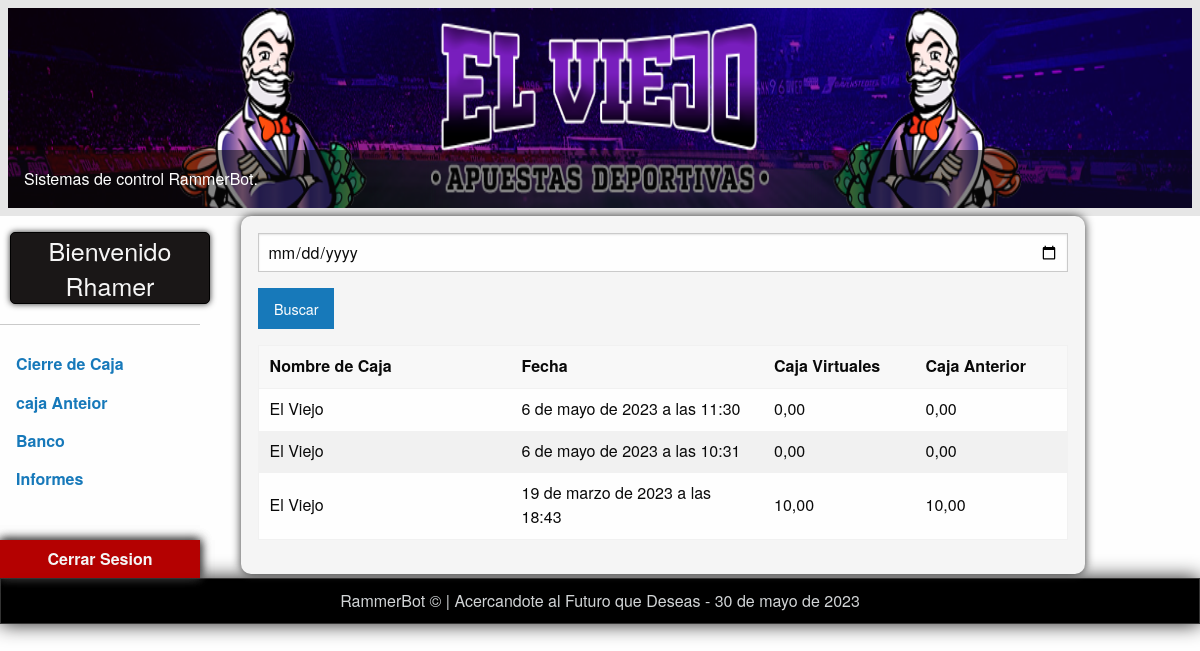
Before: /date/ (signed in) with the older database file.
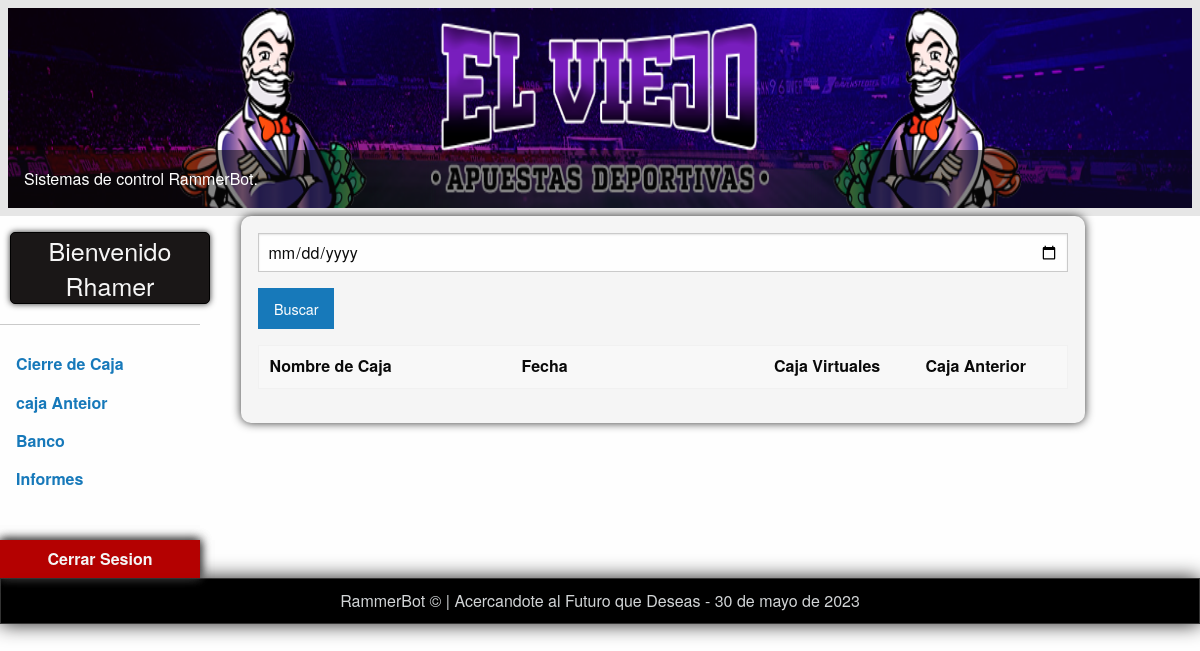
After: the same page with the newer database file.
### applications/users/models.py (models this page shows, shortened)
class User(AbstractBaseUser, PermissionsMixin):
    username = models.CharField('Usuario', max_length=20, unique=True)
    email = models.EmailField('Correo', unique=True)
    name = models.CharField("Nombre", max_length=30)
    last_name = models.CharField("Apellido", max_length=30)
    is_staff = models.BooleanField(default=True)
    is_active = models.BooleanField(default=True)
    objects = UserManager()
    USERNAME_FIELD = 'username'
    REQUIRED_FIELDS = ['email', 'name', 'last_name']
    class Meta:
        verbose_name = "Usuario"
        verbose_name_plural = "Usuarios"
    def __str__(self):
        return self.username

### applications/caja/models.py (models this page shows, shortened)
class Caja(TimeStampedModel):
    user = models.ForeignKey(User, on_delete=models.CASCADE)
    nombre_caja = models.ForeignKey(Sucursales, on_delete=models.CASCADE)
    tinbet = models.DecimalField("Timbet", max_digits=10, decimal_places=2, default=0.0)
    betgana = models.DecimalField("Betgana", max_digits=10, decimal_places=2, default=0.0)
    golden = models.DecimalField("Golden", max_digits=10, decimal_places=2, default=0.0)
    soft = models.DecimalField("Soft", max_digits=10, decimal_places=2, default=0.0)
    caballos_uh1 = models.DecimalField("Caballo UH1", max_digits=10, decimal_places=2, default=0.0)
    caballos_uh2 = models.DecimalField("Caballo UH2", max_digits=10, decimal_places=2, default=0.0)
    caballos_peruvian = models.DecimalField("Caballo Peruvian", max_digits=10, decimal_places=2, default=0.0)
    mesa = models.DecimalField("Mesa", max_digits=10, decimal_places=2, default=0.0)
    """Egresos"""
    yapes = models.DecimalField("Yapes", max_digits=10, decimal_places=2, default=0.0)
    pos = models.DecimalField("POS", max_digits=10, decimal_places=2, default=0.0)
    pagos_tickets = models.DecimalField("Pago de Tickets", max_digits=10, decimal_places=2, default=0.0)
    gastos_generales = models.DecimalField("Gastos Generales", max_digits=10, decimal_places=2, default=0.0)
    """Ingresos"""
    cobros_tickets = models.DecimalField("Cobro de Tickets", max_digits=10, decimal_places=2, default=0.0)
    depositos = models.DecimalField("Depositos", max_digits=10, decimal_places=2, default=0.0)
    recargas = models.DecimalField("Recargas", max_digits=10, decimal_places=2, default=0.0)
    ingreso_general = models.DecimalField("Ingresos Generales", max_digits=10, decimal_places=2, default=0.0)
    """Totales"""
    efectivo = models.DecimalField("Efectivo", max_digits=10, decimal_places=2, default=0.0)
    caja_anterior = models.DecimalField("Caja Anterior", max_digits=10, decimal_places=2, default=0.0)
    caja_total = models.DecimalField("Caja Total", max_digits=10, decimal_places=2, default=0.0)
    total_sistemas = models.DecimalField("Total en Sistemas", max_digits=10, decimal_places=2, default=0.0)
    egreso_total = models.DecimalField("Egresos", max_digits=10, decimal_places=2, default=0.0)
    ingreso_total = models.DecimalField("Ingresos", max_digits=10, decimal_places=2, default=0.0)
    total_dia = models.DecimalField("Total del Dia", max_digits=10, decimal_places=2, default=0.0)
    diferencia = models.DecimalField("Diferencia", max_digits=10, decimal_places=2, default=0.0)
    """Billetes y Monedas"""
    calabaza = models.DecimalField("Calabaza", max_digits=10, decimal_places=2, default=0.0)
    guardado = models.DecimalField("Guardado", max_digits=10, decimal_places=2, default=0.0)
    centimos = models.DecimalField("Centimos", max_digits=10, decimal_places=2, default=0.0)
    rotos = models.DecimalField("Rotos", max_digits=10, decimal_places=2, default=0.0)
    virtuales = models.DecimalField("Virtuales", max_digits=10, decimal_places=2, default=0.0)
    cobre = models.DecimalField("Cobre", max_digits=10, decimal_places=2, default=0.0)
    cien = models.DecimalField("100", max_digits=10, decimal_places=2, default=0.0)
    cincuenta = models.DecimalField("50", max_digits=10, decimal_places=2, default=0.0)
    veinte = models.DecimalField("20", max_digits=10, decimal_places=2, default=0.0)
    diez = models.DecimalField("10", max_digits=10, decimal_places=2, default=0.0)
    cinco = models.DecimalField("5", max_digits=10, decimal_places=2, default=0.0)
    dos = models.DecimalField("2", max_digits=10, decimal_places=2, default=0.0)
    uno = models.DecimalField("1", max_digits=10, decimal_places=2, default=0.0)
    medio = models.DecimalField("0.5", max_digits=10, decimal_places=2, default=0.0)
    observaciones = models.TextField("Observaciones", blank=True, null=True)
    objects = CajaManager()
    class Meta:
        verbose_name = "Caja"
        verbose_name_plural = "Cajas"

class Sucursales(TimeStampedModel):
    sucursal = models.CharField('Sucursal', max_length=20)
    class Meta:
        verbose_name = "Sucursal"
        verbose_name_plural = "Sucursales"
    def __str__(self):
        return self.sucursal

### applications/informes/views.py (the view)
# urls.py: path('date/', views.ListaCaja.as_view(), name="date"),
class ListaCaja(LoginRequiredMixin,ListView):
    template_name = 'informes/informe_caja.html'
    context_object_name = 'cajas'
    paginate_by =10
    login_url = 'users_app:login'
    def get_queryset(self):
        date = self.request.GET.get('date','')
        cajas = Caja.objects.caja_by_date(date)
        return cajas

### applications/caja/managers.py (called while the page is built)
    def caja_by_date(self, date):
        cajas = self.filter(created__icontains = date).order_by('-created')
        return cajas

### templates/informes/informe_caja.html (shortened to what this page needs)
{% extends 'layout.html' %}
{% load static %}
{% block header %}
{% include 'includes/header.html' %}
{% endblock header %}
{% block menu_vertical %}
{% include 'includes/menu_vertical.html' %}
{% endblock menu_vertical %}
{% block content %}
<div class="grid-container">
    <div class="grid-x shadow">
        <div class="cell">
            <form method="get"> {% csrf_token %}
                <input type="date" name="date" id="date">
                <button type="submit" class="button">Buscar</button>
            </form>
            <table class="hover stack">
                <thead>
                    <tr>
                    <th width="250">Nombre de Caja</th>
                    <th width="250">Fecha</th>
                    <th width="150">Caja Virtuales</th>
                    <th width="150">Caja Anterior</th>
                    </tr>
                </thead >
                <tbody>
                   {% for caja in cajas %}
                    <tr>
                    <td>{{caja.nombre_caja}}</td>
                    <td>{{caja.created}}</td>
                    <td>{{caja.virtuales}}</td>
                    <td>{{caja.efectivo}}</td>
                    </tr>
                    {% endfor %}
                </tbody>
            </table>
            </div class="cell ">
        </div>
    </div>
</div>
</div>
{% endblock content %}

### templates/layout.html (shortened to what this page needs)
{% load static %}
<!DOCTYPE html>
<html lang="es">
    <head>
        <link rel="stylesheet" href="{% static 'css/foundation.css' %}" />
        <link rel="stylesheet" href="{% static 'css/app.css' %}" />
    </head>
    <body>
        {% block header %}
        {% endblock header %}
        {% block menu_vertical %}
        {% endblock menu_vertical %}
        {% block content %}
        {% endblock content %}
        <div class="footer_div">
            <footer>
                RammerBot &copy; | Acercandote al Futuro que Deseas - {% now "DATE_FORMAT" %}
            </footer>
        </div>
    </body>
</html>

### templates/includes/header.html (shortened to what this page needs)
{% load static %}
<div class="grid-x top-bar">
  <div class="cell navegacion" role="region" aria-label="Favorite Space Pictures" data-orbit>
    <ul class="orbit-container">
      <li class="is-active orbit-slide">
        <figure class="orbit-figure">
          <img class="orbit-image cabe" src="{% static 'img/cabecera_.png' %}"  alt="Space">
          <figcaption class="orbit-caption">Sistemas de control RammerBot.</figcaption>
        </figure>
    </ul>
  </div>
</div>

### templates/includes/menu_vertical.html (shortened to what this page needs)
<div class="grid-x">
    <div class="cell small-2">
        <div class="cell">
            <h4 class="cell usuario"> Bienvenido {{user}}</h4>
            <hr>
        </div>
        <ul class="vertical menu menu_nav">
            <li><a href="{% url 'caja_app:caja' %}"><strong>Cierre de Caja</strong></a></li>
            <li><a href="{% url 'informes_app:date' %}"><strong>caja Anteior</strong></a></li>
            <li><a href="{% url 'banco_app:banco' %}"><strong>Banco</strong></a></li>
            <li><a href="{% url 'informes_app:informes' %}"><strong>Informes</strong></a></li>
            <li class="red"><a class="red" href="{% url 'users_app:logout' %}"><strong>Cerrar Sesion</strong></a></li>
        </ul>
    </div>
    <div class="cell large-9 centro">

### staticfiles/css/app.css (style rules this page uses)
.navegacion { height: 200px; overflow: hidden; }
.cabe { height: 200px; }
.usuario { background-color: #1a1717; color: whitesmoke; box-shadow: 0px 0px 6px #333; text-align: center; border: 1px solid black; margin-left: 10px; margin-top: 8%; margin-bottom: 8; border-radius: 5px; }
.shadow { background-color: whitesmoke; box-shadow: 0px 0px 10px #333; border-radius: 10px ; padding: 2%; margin-left: 3%; }
.red { background-color: #b50101f2; color: whitesmoke; box-shadow: 0px 0px 10px #333; text-align: center; }
.footer_div { width: 100%; background-color: black; border: 1px solid #333; color: #d1d4d6; text-align: center; padding-top: 10px; padding-bottom: 10px; box-shadow: 0px 0px 20px rgb(32, 31, 31); margin: 0 auto; }

Changed rows visible on the page:
removed Caja: nombre_caja "El Viejo", created "6 de mayo de 2023 a las 11:30", virtuales "0,00", efectivo "0,00"
removed Caja: nombre_caja "El Viejo", created "6 de mayo de 2023 a las 10:31", virtuales "0,00", efectivo "0,00"
removed Caja: nombre_caja "El Viejo", created "19 de marzo de 2023 a las 18:43", virtuales "10,00", efectivo "10,00"
